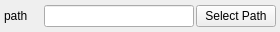
<?xml version="1.0" encoding="UTF-8"?>
<ui version="4.0">
 <class>WPathSelector</class>
 <widget class="QWidget" name="WPathSelector">
  <property name="geometry">
   <rect>
    <x>0</x>
    <y>0</y>
    <width>280</width>
    <height>32</height>
   </rect>
  </property>
  <property name="sizePolicy">
   <sizepolicy hsizetype="Preferred" vsizetype="Minimum">
    <horstretch>0</horstretch>
    <verstretch>0</verstretch>
   </sizepolicy>
  </property>
  <property name="minimumSize">
   <size>
    <width>0</width>
    <height>0</height>
   </size>
  </property>
  <property name="windowTitle">
   <string>Form</string>
  </property>
  <layout class="QHBoxLayout" name="horizontalLayout">
   <property name="spacing">
    <number>2</number>
   </property>
   <property name="leftMargin">
    <number>4</number>
   </property>
   <property name="topMargin">
    <number>2</number>
   </property>
   <property name="rightMargin">
    <number>4</number>
   </property>
   <property name="bottomMargin">
    <number>2</number>
   </property>
   <item>
    <widget class="QLabel" name="in_path">
     <property name="sizePolicy">
      <sizepolicy hsizetype="Minimum" vsizetype="Preferred">
       <horstretch>0</horstretch>
       <verstretch>0</verstretch>
      </sizepolicy>
     </property>
     <property name="text">
      <string>path</string>
     </property>
    </widget>
   </item>
   <item>
    <widget class="QLineEdit" name="le_path">
     <property name="sizePolicy">
      <sizepolicy hsizetype="Maximum" vsizetype="Fixed">
       <horstretch>0</horstretch>
       <verstretch>0</verstretch>
      </sizepolicy>
     </property>
     <property name="minimumSize">
      <size>
       <width>150</width>
       <height>0</height>
      </size>
     </property>
    </widget>
   </item>
   <item>
    <widget class="QPushButton" name="b_path">
     <property name="text">
      <string>Select Path</string>
     </property>
    </widget>
   </item>
  </layout>
 </widget>
 <tabstops>
  <tabstop>b_path</tabstop>
 </tabstops>
 <resources>
  <include location="../../Resources/pyleecan.qrc"/>
  <include location="../../Resources/pyleecan.qrc"/>
  <include location="../../../Resources/pyleecan.qrc"/>
 </resources>
 <connections/>
</ui>
